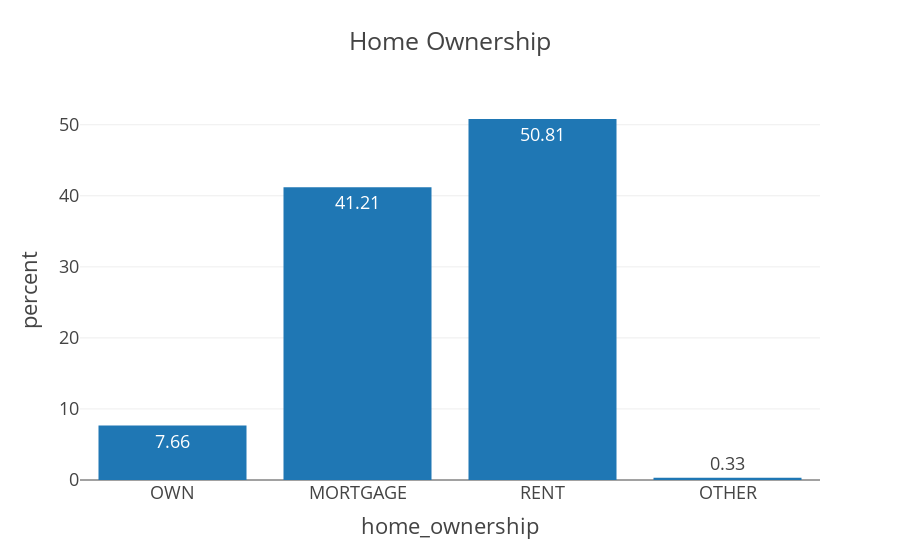

Notebook source saved alongside this figure:
### Code cell
#HOME OWNERSHIP
fig=px.histogram(df3, x = 'home_ownership', histnorm = 'percent', text_auto = '.2f',template = 'presentation', title = 'Home Ownership')
fig.update_layout()
fig.show()

### Figure 1 — Plotly figure (JSON) as saved in the notebook; plotly's stock layout.template omitted (floating-point values rounded to 4 significant figures; data arrays with more than 128 entries replaced by an {"elided": "..."} marker saying what was removed)
{"data": [{"alignmentgroup": "True", "bingroup": "x", "histnorm": "percent", "hovertemplate": "home_ownership=%{x}<br>percent=%{y}<extra></extra>", "legendgroup": "", "marker": {"color": "#1F77B4", "pattern": {"shape": ""}}, "name": "", "offsetgroup": "", "orientation": "v", "showlegend": false, "texttemplate": "%{value:.2f}", "type": "histogram", "x": {"elided": "28632 str values"}, "xaxis": "x", "yaxis": "y"}], "layout": {"barmode": "relative", "legend": {"tracegroupgap": 0}, "title": {"text": "Home Ownership"}, "xaxis": {"anchor": "y", "domain": [0, 1], "title": {"text": "home_ownership"}}, "yaxis": {"anchor": "x", "domain": [0, 1], "title": {"text": "percent"}}}}
